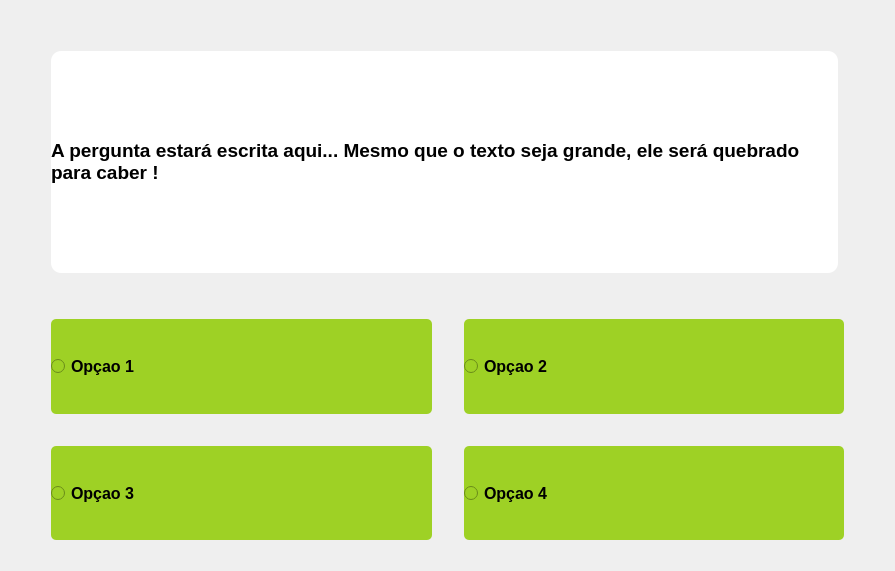
<?xml version="1.0" encoding="UTF-8"?>
<ui version="4.0">
 <class>Questionario</class>
 <widget class="QWidget" name="Questionario">
  <property name="geometry">
   <rect>
    <x>0</x>
    <y>0</y>
    <width>895</width>
    <height>571</height>
   </rect>
  </property>
  <property name="windowTitle">
   <string>Form</string>
  </property>
  <layout class="QGridLayout" name="gridLayout_6">
   <item row="4" column="4">
    <spacer name="horizontalSpacer_2">
     <property name="orientation">
      <enum>Qt::Horizontal</enum>
     </property>
     <property name="sizeType">
      <enum>QSizePolicy::Minimum</enum>
     </property>
     <property name="sizeHint" stdset="0">
      <size>
       <width>40</width>
       <height>20</height>
      </size>
     </property>
    </spacer>
   </item>
   <item row="2" column="2">
    <spacer name="verticalSpacer_2">
     <property name="orientation">
      <enum>Qt::Vertical</enum>
     </property>
     <property name="sizeType">
      <enum>QSizePolicy::Minimum</enum>
     </property>
     <property name="sizeHint" stdset="0">
      <size>
       <width>20</width>
       <height>40</height>
      </size>
     </property>
    </spacer>
   </item>
   <item row="3" column="2" colspan="2">
    <layout class="QGridLayout" name="gridLayout_5">
     <property name="spacing">
      <number>2</number>
     </property>
     <item row="0" column="2">
      <widget class="QRadioButton" name="radioButton_opcao2">
       <property name="sizePolicy">
        <sizepolicy hsizetype="Expanding" vsizetype="Expanding">
         <horstretch>0</horstretch>
         <verstretch>0</verstretch>
        </sizepolicy>
       </property>
       <property name="minimumSize">
        <size>
         <width>300</width>
         <height>60</height>
        </size>
       </property>
       <property name="baseSize">
        <size>
         <width>10</width>
         <height>0</height>
        </size>
       </property>
       <property name="font">
        <font>
         <pointsize>12</pointsize>
         <weight>75</weight>
         <bold>true</bold>
        </font>
       </property>
       <property name="cursor">
        <cursorShape>PointingHandCursor</cursorShape>
       </property>
       <property name="tabletTracking">
        <bool>true</bool>
       </property>
       <property name="focusPolicy">
        <enum>Qt::TabFocus</enum>
       </property>
       <property name="acceptDrops">
        <bool>true</bool>
       </property>
       <property name="layoutDirection">
        <enum>Qt::LeftToRight</enum>
       </property>
       <property name="autoFillBackground">
        <bool>false</bool>
       </property>
       <property name="styleSheet">
        <string notr="true">background-color: #9ED125;
border-radius: 5px;</string>
       </property>
       <property name="inputMethodHints">
        <set>Qt::ImhNone</set>
       </property>
       <property name="text">
        <string>Opçao 2</string>
       </property>
       <property name="iconSize">
        <size>
         <width>40</width>
         <height>40</height>
        </size>
       </property>
       <property name="checkable">
        <bool>true</bool>
       </property>
      </widget>
     </item>
     <item row="2" column="1">
      <spacer name="horizontalSpacer_4">
       <property name="orientation">
        <enum>Qt::Horizontal</enum>
       </property>
       <property name="sizeType">
        <enum>QSizePolicy::Preferred</enum>
       </property>
       <property name="sizeHint" stdset="0">
        <size>
         <width>30</width>
         <height>5</height>
        </size>
       </property>
      </spacer>
     </item>
     <item row="2" column="0">
      <widget class="QRadioButton" name="radioButton_opcao3">
       <property name="sizePolicy">
        <sizepolicy hsizetype="Expanding" vsizetype="Expanding">
         <horstretch>0</horstretch>
         <verstretch>0</verstretch>
        </sizepolicy>
       </property>
       <property name="minimumSize">
        <size>
         <width>250</width>
         <height>60</height>
        </size>
       </property>
       <property name="baseSize">
        <size>
         <width>10</width>
         <height>0</height>
        </size>
       </property>
       <property name="font">
        <font>
         <pointsize>12</pointsize>
         <weight>75</weight>
         <bold>true</bold>
        </font>
       </property>
       <property name="cursor">
        <cursorShape>PointingHandCursor</cursorShape>
       </property>
       <property name="tabletTracking">
        <bool>true</bool>
       </property>
       <property name="focusPolicy">
        <enum>Qt::TabFocus</enum>
       </property>
       <property name="acceptDrops">
        <bool>true</bool>
       </property>
       <property name="layoutDirection">
        <enum>Qt::LeftToRight</enum>
       </property>
       <property name="autoFillBackground">
        <bool>false</bool>
       </property>
       <property name="styleSheet">
        <string notr="true">background-color: #9ED125;
border-radius: 5px;</string>
       </property>
       <property name="inputMethodHints">
        <set>Qt::ImhNone</set>
       </property>
       <property name="text">
        <string>Opçao 3</string>
       </property>
       <property name="iconSize">
        <size>
         <width>40</width>
         <height>40</height>
        </size>
       </property>
       <property name="checkable">
        <bool>true</bool>
       </property>
      </widget>
     </item>
     <item row="2" column="2">
      <widget class="QRadioButton" name="radioButton_opcao4">
       <property name="sizePolicy">
        <sizepolicy hsizetype="Preferred" vsizetype="Expanding">
         <horstretch>0</horstretch>
         <verstretch>0</verstretch>
        </sizepolicy>
       </property>
       <property name="minimumSize">
        <size>
         <width>300</width>
         <height>60</height>
        </size>
       </property>
       <property name="baseSize">
        <size>
         <width>10</width>
         <height>0</height>
        </size>
       </property>
       <property name="font">
        <font>
         <pointsize>12</pointsize>
         <weight>75</weight>
         <bold>true</bold>
        </font>
       </property>
       <property name="cursor">
        <cursorShape>PointingHandCursor</cursorShape>
       </property>
       <property name="tabletTracking">
        <bool>true</bool>
       </property>
       <property name="focusPolicy">
        <enum>Qt::TabFocus</enum>
       </property>
       <property name="acceptDrops">
        <bool>true</bool>
       </property>
       <property name="layoutDirection">
        <enum>Qt::LeftToRight</enum>
       </property>
       <property name="autoFillBackground">
        <bool>false</bool>
       </property>
       <property name="styleSheet">
        <string notr="true">background-color: #9ED125;
border-radius: 5px;</string>
       </property>
       <property name="inputMethodHints">
        <set>Qt::ImhNone</set>
       </property>
       <property name="text">
        <string>Opçao 4</string>
       </property>
       <property name="iconSize">
        <size>
         <width>40</width>
         <height>40</height>
        </size>
       </property>
       <property name="checkable">
        <bool>true</bool>
       </property>
      </widget>
     </item>
     <item row="0" column="0">
      <widget class="QRadioButton" name="radioButton_opcao1">
       <property name="sizePolicy">
        <sizepolicy hsizetype="Expanding" vsizetype="Expanding">
         <horstretch>0</horstretch>
         <verstretch>0</verstretch>
        </sizepolicy>
       </property>
       <property name="minimumSize">
        <size>
         <width>300</width>
         <height>60</height>
        </size>
       </property>
       <property name="baseSize">
        <size>
         <width>10</width>
         <height>0</height>
        </size>
       </property>
       <property name="font">
        <font>
         <pointsize>12</pointsize>
         <weight>75</weight>
         <bold>true</bold>
        </font>
       </property>
       <property name="cursor">
        <cursorShape>PointingHandCursor</cursorShape>
       </property>
       <property name="tabletTracking">
        <bool>true</bool>
       </property>
       <property name="focusPolicy">
        <enum>Qt::TabFocus</enum>
       </property>
       <property name="acceptDrops">
        <bool>true</bool>
       </property>
       <property name="layoutDirection">
        <enum>Qt::LeftToRight</enum>
       </property>
       <property name="autoFillBackground">
        <bool>false</bool>
       </property>
       <property name="styleSheet">
        <string notr="true">background-color: #9ED125;
border-radius: 5px;</string>
       </property>
       <property name="inputMethodHints">
        <set>Qt::ImhNone</set>
       </property>
       <property name="text">
        <string>Opçao 1</string>
       </property>
       <property name="iconSize">
        <size>
         <width>40</width>
         <height>40</height>
        </size>
       </property>
       <property name="checkable">
        <bool>true</bool>
       </property>
      </widget>
     </item>
     <item row="1" column="0">
      <spacer name="verticalSpacer_5">
       <property name="orientation">
        <enum>Qt::Vertical</enum>
       </property>
       <property name="sizeType">
        <enum>QSizePolicy::Preferred</enum>
       </property>
       <property name="sizeHint" stdset="0">
        <size>
         <width>5</width>
         <height>30</height>
        </size>
       </property>
      </spacer>
     </item>
    </layout>
   </item>
   <item row="0" column="2">
    <spacer name="verticalSpacer_4">
     <property name="orientation">
      <enum>Qt::Vertical</enum>
     </property>
     <property name="sizeType">
      <enum>QSizePolicy::Minimum</enum>
     </property>
     <property name="sizeHint" stdset="0">
      <size>
       <width>20</width>
       <height>40</height>
      </size>
     </property>
    </spacer>
   </item>
   <item row="1" column="1">
    <spacer name="horizontalSpacer">
     <property name="orientation">
      <enum>Qt::Horizontal</enum>
     </property>
     <property name="sizeType">
      <enum>QSizePolicy::Minimum</enum>
     </property>
     <property name="sizeHint" stdset="0">
      <size>
       <width>40</width>
       <height>20</height>
      </size>
     </property>
    </spacer>
   </item>
   <item row="1" column="2">
    <widget class="QLabel" name="label">
     <property name="sizePolicy">
      <sizepolicy hsizetype="Expanding" vsizetype="Expanding">
       <horstretch>0</horstretch>
       <verstretch>0</verstretch>
      </sizepolicy>
     </property>
     <property name="minimumSize">
      <size>
       <width>640</width>
       <height>180</height>
      </size>
     </property>
     <property name="font">
      <font>
       <pointsize>14</pointsize>
       <weight>75</weight>
       <bold>true</bold>
      </font>
     </property>
     <property name="styleSheet">
      <string notr="true">background-color: white;
border-radius: 10px;
</string>
     </property>
     <property name="text">
      <string>A pergunta estará escrita aqui... Mesmo que o texto seja grande, ele será quebrado para caber !</string>
     </property>
     <property name="scaledContents">
      <bool>true</bool>
     </property>
     <property name="alignment">
      <set>Qt::AlignLeading|Qt::AlignLeft|Qt::AlignVCenter</set>
     </property>
     <property name="wordWrap">
      <bool>true</bool>
     </property>
     <property name="margin">
      <number>15</number>
     </property>
     <property name="indent">
      <number>0</number>
     </property>
     <property name="textInteractionFlags">
      <set>Qt::LinksAccessibleByMouse|Qt::TextEditable|Qt::TextEditorInteraction|Qt::TextSelectableByKeyboard|Qt::TextSelectableByMouse</set>
     </property>
    </widget>
   </item>
  </layout>
 </widget>
 <resources/>
 <connections/>
</ui>
